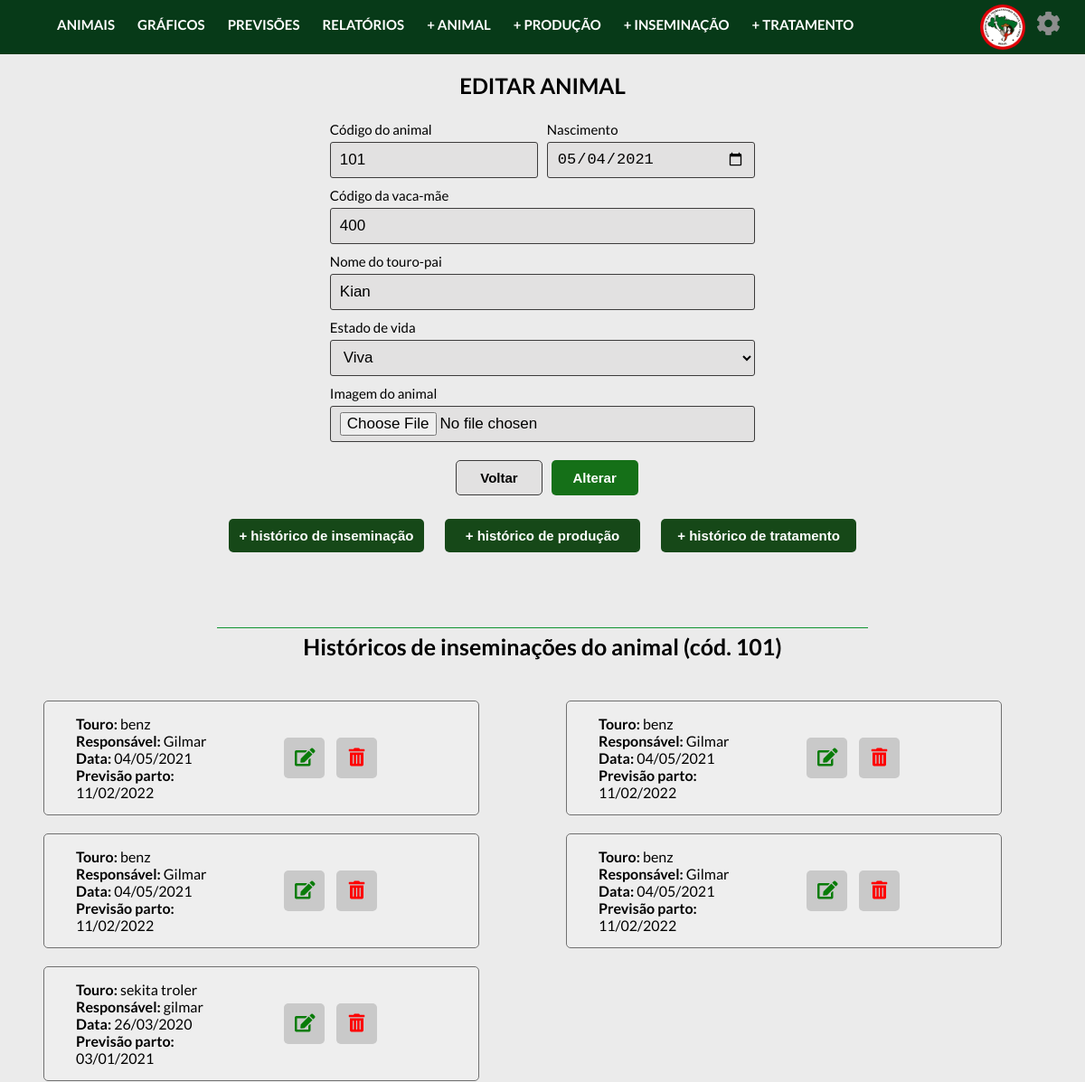
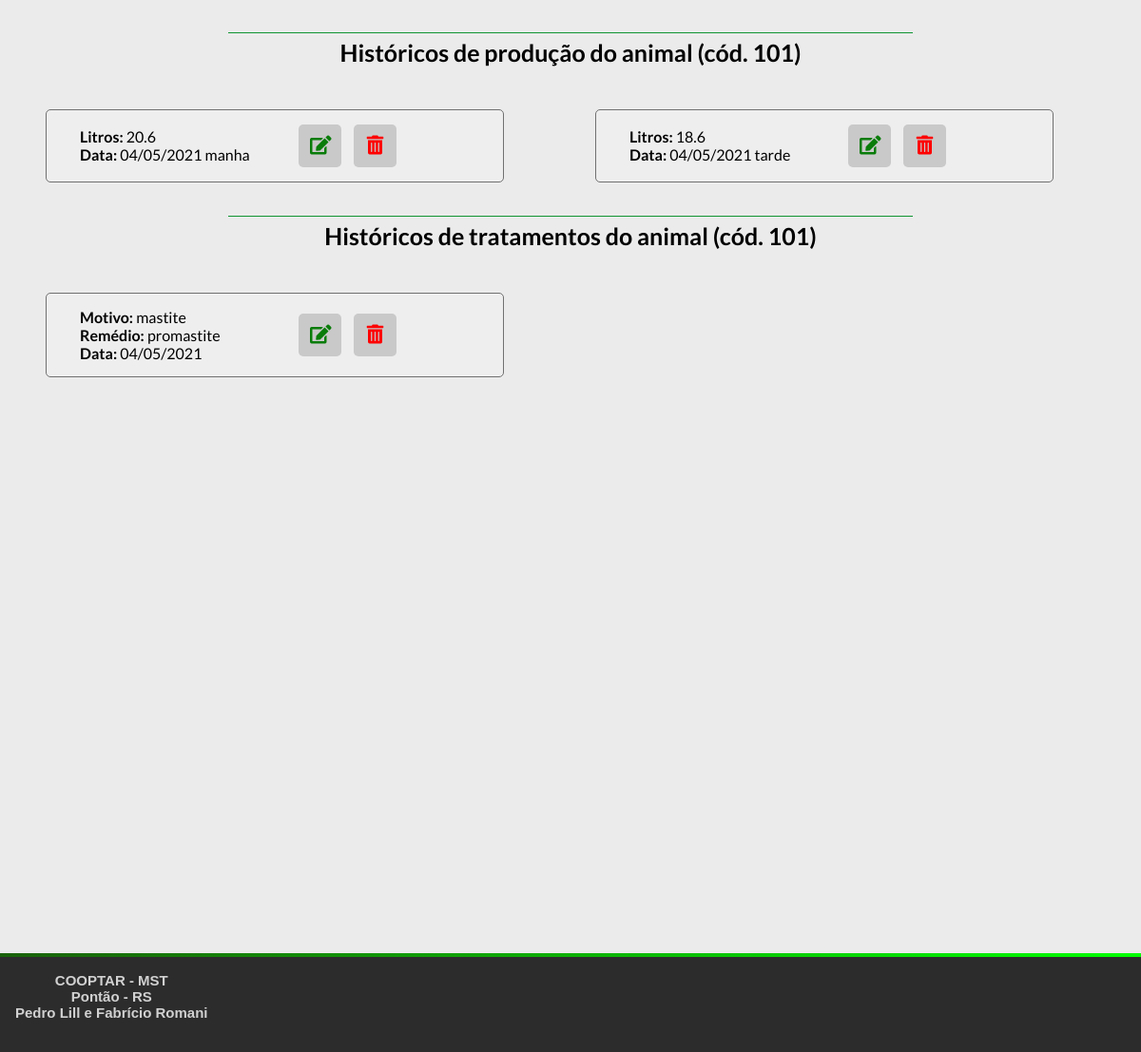
/controller/animalController.php?acao=altera&codAnimal=101, run on the app's committed database (2 pictures, top to bottom).
### tables this page shows
create table animal(
  codAnimal INTEGER NOT NULL,
  dtNascimento DATE NOT NULL,
  codMae INTEGER NOT NULL,
  nomePai VARCHAR(30) NOT NULL,
  estadoVida VARCHAR(10) NOT NULL,
  motivoMorte VARCHAR(30) NULL,
  dataMorte DATE NULL,
  nomeImagem VARCHAR(30) NOT NULL,
  PRIMARY KEY (codAnimal)
);

create table inseminacao(
  codInseminacao INTEGER AUTO_INCREMENT PRIMARY KEY,
  codAnimal INTEGER NOT NULL,
  dtInseminacao DATE NOT NULL,
  dtPrevSecagem DATE NOT NULL,
  dtPrevParto DATE NOT NULL,
  touroInseminador VARCHAR(20) NOT NULL,
  inseminadorResponsavel VARCHAR(40) NOT NULL,
  retorno VARCHAR(10) NOT NULL,
  obs TEXT,
   
  FOREIGN KEY (codAnimal) REFERENCES animal(codAnimal)
);

create table producao(
  codProducao INTEGER AUTO_INCREMENT PRIMARY KEY,
  codAnimal INTEGER NOT NULL,
  dtColeta DATE NOT NULL,
  litros FLOAT NOT NULL,
  periodoDia VARCHAR(8) NOT NULL,
  FOREIGN KEY (codAnimal) REFERENCES animal(codAnimal)
);

create table tratamento(
  codTratamento INTEGER AUTO_INCREMENT PRIMARY KEY,
  codAnimal INTEGER NOT NULL,
  dtTratamento DATE NOT NULL,
  motivoTratamento VARCHAR(100) NOT NULL,
  nomeMedicamento VARCHAR(50) NOT NULL,
  quantidadeMedicamento FLOAT NOT NULL,
  responsavel VARCHAR(30) NOT NULL,
  obs TEXT,
  FOREIGN KEY (codAnimal) REFERENCES animal(codAnimal)
);

### controller/classes/Conexao.php (called while the page is built)
<?php
    class Conexao{
        public static $conexao;
        public static function conecta(){
            if(!isset(self::$conexao)){
                try{
                    self::$conexao = new PDO("mysql:host=localhost; dbname=projetointegrado", "admcooptar", "12345");
                }
                catch(PDOException $e){
                    echo "Erro de conexão: ". $e->getMessage();
                    die();
                }
            }
            return self::$conexao;
        }
    }
?>

### controller/classes/AnimalDAO.php (called while the page is built, shortened)
<?php
    require_once "Conexao.php";
    require_once "Animal.php";
    class AnimalDAO{
        public $conexao;
        public function __construct(){
            $this->conexao = Conexao::conecta();
        }
        public function buscar($codAnimal){
            try{
                $query = $this->conexao->prepare("select * from animal where codAnimal=:c");
                $query->bindParam(":c", $codAnimal, PDO::PARAM_INT);
                $query->execute();
                $registros = $query->fetchAll(PDO::FETCH_CLASS, "Animal");
                return $registros[0];
            }
            catch(PDOException $e){
                echo "Erro no acesso aos dados: ". $e->getMessage();
            }
        }
    }
?>

### controller/classes/Animal.php (called while the page is built, shortened)
<?php
    class Animal{
        private $codAnimal;
        private $dtNascimento;
        private $codMae;
        private $nomePai;
        private $estadoVida;
        private $nomeImagem;
        public function getCodAnimal(){
            return $this->codAnimal;
        }
        public function getDtNascimento(){
            return $this->dtNascimento;
        }
        public function getCodMae(){
            return $this->codMae;
        }
        public function getNomePai(){
            return $this->nomePai;
        }
        public function getEstadoVida(){
            return $this->estadoVida;
        }
        public function getNomeImagem(){
            return $this->nomeImagem;
        }
    }
?>

### controller/classes/InseminacaoDAO.php (called while the page is built, shortened)
<?php
    require_once "Conexao.php";
    require_once "Inseminacao.php";
    class InseminacaoDAO{
        public $conexao;
        public function __construct(){
            $this->conexao = Conexao::conecta();
        }
        public function buscaLista($codAnimal){
            try{
                $query = $this->conexao->prepare("select * from inseminacao where codAnimal = :c");
                $query->bindParam(":c", $codAnimal, PDO::PARAM_INT);
                $query->execute();
                $registros = $query->fetchAll(PDO::FETCH_CLASS, "Inseminacao");
                return $registros;
            }
            catch(PDOException $e){
                echo "Erro no acesso aos dados: ". $e->getMessage();
            }
        }
    }
?>

### controller/classes/Inseminacao.php (called while the page is built, shortened)
<?php
    class Inseminacao{
        private $codInseminacao;
        private $dtInseminacao;
        private $dtPrevParto;
        private $touroInseminador;
        private $inseminadorResponsavel;
        public function getCodInseminacao(){
            return $this->codInseminacao;
        }
        public function getDtInseminacao(){
            return $this->dtInseminacao;
        }
        public function getDtPrevParto(){
            return $this->dtPrevParto;
        }
        public function getTouroInseminador(){
            return $this->touroInseminador;
        }
        public function getInseminadorResponsavel(){
            return $this->inseminadorResponsavel;
        }
    }
?>

### controller/classes/ProducaoDAO.php (called while the page is built, shortened)
<?php
    require_once "Conexao.php";
    require_once "Producao.php";
    class ProducaoDAO{
        public $conexao;
        public function __construct(){
            $this->conexao = Conexao::conecta();
        }
        public function buscaLista($codAnimal){
            try{
                $query = $this->conexao->prepare("select * from producao where codAnimal = :c");
                $query->bindParam(":c", $codAnimal, PDO::PARAM_INT);
                $query->execute();
                $registros = $query->fetchAll(PDO::FETCH_CLASS, "Producao");
                return $registros;
            }
            catch(PDOException $e){
                echo "Erro no acesso aos dados: ". $e->getMessage();
            }
        }
    }
?>

### controller/classes/Producao.php (called while the page is built, shortened)
<?php
    class Producao{
        private $codProducao;
        private $dtColeta;
        private $litros;
        private $periodoDia;
        public function getCodProducao(){
            return $this->codProducao;
        }
        public function getDtColeta(){
            return $this->dtColeta;
        }
        public function getLitros(){
            return $this->litros;
        }
        public function getPeriodoDia(){
            return $this->periodoDia;
        }
    }
?>

### controller/classes/TratamentoDAo.php (called while the page is built, shortened)
<?php
    require_once "Conexao.php";
    require_once "Tratamento.php";
    class TratamentoDAO{
        public $conexao;
        public function __construct(){
            $this->conexao = Conexao::conecta();
        }
        public function buscaLista($codAnimal){
            try{
                $query = $this->conexao->prepare("select * from tratamento where codAnimal = :c");
                $query->bindParam(":c", $codAnimal, PDO::PARAM_INT);
                $query->execute();
                $registros = $query->fetchAll(PDO::FETCH_CLASS, "Tratamento");
                return $registros;
            }
            catch(PDOException $e){
                echo "Erro no acesso aos dados: ". $e->getMessage();
            }
        }
    }
?>

### controller/classes/Tratamento.php (called while the page is built, shortened)
<?php
    class Tratamento{
        private $codTratamento ;
        private $dtTratamento;
        private $motivoTratamento;
        private $nomeMedicamento;
        public function getCodTratamento (){
            return $this->codTratamento ;
        }
        public function getDtTratamento(){
            return $this->dtTratamento;
        }
        public function getMotivoTratamento(){
            return $this->motivoTratamento;
        }
        public function getNomeMedicamento(){
            return $this->nomeMedicamento;
        }
    }
?>

### controller/views/listaInseminacao.php (the view, shortened to what this page needs)
<!DOCTYPE html>
<html lang="pt-br">
<head>
  <link href="../css/style.css" rel="stylesheet">
  <link href="../css/adicionar-animal.css" rel="stylesheet">
  <link href="../css/lista-animais.css" rel="stylesheet">
</head>
<div class="lista_animais">
  <?php
    require_once "../controller/classes/InseminacaoDAO.php";
    $obj = new InseminacaoDAO();
    $lista = $obj->buscaLista($codAnimal);
    ?>
    <h3>Históricos de inseminações do animal (cód. <?=$codAnimal?>)</h3>
    <?php
    if(count($lista) == 0){
    ?>
       <div class="div-nenhum-historico">
        <p>Nenhum histórico de inseminação foi encontrado.</p>
       </div>
    <?php
    }else{
      foreach ($lista as $inseminacao){
    ?>
      <div class="animal-historico">
          <div class="label">
              <div class="animal_descricao">
              <strong>Touro: </strong> <?=$inseminacao->getTouroInseminador()?> <br>
              <strong>Responsável: </strong> <?=$inseminacao->getInseminadorResponsavel()?> <br>
              <strong>Data: </strong> <?=date('d/m/Y', strtotime("+0 days",strtotime($inseminacao->getDtInseminacao())));?> <br>
              <strong>Previsão parto: </strong> <?=date('d/m/Y', strtotime("+0 days",strtotime($inseminacao->getDtPrevParto())));?>
            </div>
            <div>
              <button name="altera" class="button-edit" onclick="window.location.href='inseminacaoController.php?acao=altera&codInseminacao=<?=$inseminacao->getCodInseminacao() ?>'"><i class="fa fa-edit fa-1x"></i></button>
              <button name="exclui" class="button-delete" onclick=""><i class="fa fa-trash-alt fa-1x"></i></button>
            </div>
          </div>
      </div>
    <?php
      }
    }
  ?>
</div>

### controller/views/alteraAnimal.php (shortened to what this page needs)
<main>
  <?php
    $codAnimal = isset($_POST['field_codAnimal']) ? $_POST['field_codAnimal'] : $animal->getCodAnimal();
    $dtNascimento = isset($_POST['field_dtNascimento']) ? $_POST['field_dtNascimento'] : $animal->getDtNascimento();
    $codMae = isset($_POST['field_codMae']) ? $_POST['field_codMae'] : $animal->getCodMae();
    $nomePai = isset($_POST['field_nomePai']) ? $_POST['field_nomePai'] : $animal->getNomePai();
    $estadoVida = isset($_POST['field_estadoVida']) ? $_POST['field_estadoVida'] : $animal->getEstadoVida();
    $nomeImagem = isset($_FILES['field_imagem']['name'])?($_FILES['field_imagem']['name']) : $animal->getNomeImagem();
  ?>
<?php require_once("../includes/header.php");?>
<form action="" class="container-historicos" name="form-inseminacao" method="post" enctype="multipart/form-data">
  <h2>EDITAR ANIMAL</h2>
  <div class="div-metade">
    <label class="label-cadastra" for="id_codAnimal">Código do animal </label>
    <input type="number" name="field_codAnimal" id="id_codAnimal" value="<?=$codAnimal ?>" required>
  </div>
  <div class="div-metade">
    <label class="label-cadastra" for="id_dtNascimento">Nascimento </label>
    <input type="date" name="field_dtNascimento" maxlength="100" id="id_dtNascimento" value="<?=$dtNascimento?>" required>
  </div>
  <div class="div-inteira">
    <label class="label-cadastra" for="id_codMae">Código da vaca-mãe </label>
    <input type="number" name="field_codMae" maxlength="100" id="id_codMae" value="<?=$codMae?>" required>
  </div>
  <div class="div-inteira">
    <label class="label-cadastra" for="id_nomePai">Nome do touro-pai </label>
    <input type="text" name="field_nomePai" maxlength="50" id="id_nomePai" value="<?=$nomePai?>" required>
  </div>
  <div class="div-inteira">
    <label class="label-cadastra" for="id_estadoVida">Estado de vida </label>
    <select name="field_estadoVida" id="id_estadoVida" onChange="estadoVida()" required >
        <option value="Viva" value="<?=$estadoVida?>">Viva</option>
  </select>
  </div>
  <div class="div-inteira">
    <label class="label-cadastra" for="id_nomeImagem">Imagem do animal </label>
    <input type="file" name="field_imagem" id="id_imagem" maxlength="50" id="id_nomeImagem" value="<?=$nomeImagem?>" required>
  </div>
  <button name="adiciona" class="button-form-voltar" type="button" onclick="botaoVoltar('alteraAnimal')">Voltar</button>
  <button name="adiciona" class="button-form-altera" type="submit">Alterar</button>
</form>
<div class="botoes-adiciona">
  <button name="adiciona" class="button-adiciona-historico-altera" onclick="adicionaHistoricoInse(<?=$codAnimal ?>)">+ histórico de inseminação</button>
  <button name="adiciona" class="button-adiciona-historico-altera" onclick="adicionaHistoricoProd(<?=$codAnimal ?>)">+ histórico de produção</button>
  <button name="adiciona" class="button-adiciona-historico-altera" onclick="adicionaHistoricoTrat(<?=$codAnimal ?>)">+ histórico de tratamento</button>
</div>
<br>
<br>
<?php include("listaInseminacao.php");?>
<?php include("listaProducao.php");?>
<?php include("listaTratamento.php");?>
<?php require_once("../includes/footer.php");?>
</main>

### controller/views/listaProducao.php (shortened to what this page needs)
<!DOCTYPE html>
<html lang="pt-br">
<head>
  <link href="../css/style.css" rel="stylesheet">
  <link href="../css/adicionar-animal.css" rel="stylesheet">
  <link href="../css/lista-animais.css" rel="stylesheet">
</head>
<div class="lista_animais">
  <?php
  require_once "../controller/classes/ProducaoDAO.php";
  $obj = new ProducaoDAO();
  $lista = $obj->buscaLista($codAnimal);
  ?>
  <h3>Históricos de produção do animal (cód. <?=$codAnimal?>)</h3>
  <?php
  if(count($lista) == 0){
    ?>
    <div class="div-nenhum-historico">
     <p>Nenhum histórico de produção foi encontrado.</p>
    </div>
   <?php
  }else{
    foreach ($lista as $producao){
  ?>
  <div class="animal-historico">
    <div class="label">
      <div class="animal_descricao">
        <strong>Litros: </strong> <?=$producao->getLitros()?><br>
        <strong>Data: </strong> <?=date('d/m/Y', strtotime("+0 days",strtotime($producao->getDtColeta())));?> <?=  $producao->getPeriodoDia()?>
      </div>
      <div>
        <button name="altera" class="button-edit" onclick="window.location.href='producaoController.php?acao=altera&codProducao=<?=$producao->getCodProducao() ?>'"><i class="fa fa-edit fa-1x"></i></button>
        <button name="exclui" class="button-delete" onclick=""><i class="fa fa-trash-alt fa-1x"></i></button>
      </div>
    </div>
  </div>
  <?php
      }
    }
  ?>
</div>

### controller/views/listaTratamento.php (shortened to what this page needs)
<!DOCTYPE html>
<html lang="pt-br">
<head>
  <link href="../css/style.css" rel="stylesheet">
  <link href="../css/adicionar-animal.css" rel="stylesheet">
  <link href="../css/lista-animais.css" rel="stylesheet">
</head>
<div class="lista_animais">
  <?php
  require_once "../controller/classes/TratamentoDAO.php";
  $obj = new TratamentoDAO();
  $lista = $obj->buscaLista($codAnimal);
  ?>
  <h3>Históricos de tratamentos do animal (cód. <?=$codAnimal?>)</h3>
  <?php
  if(count($lista) == 0){
    ?>
    <div class="div-nenhum-historico">
     <p>Nenhum histórico de tratamento foi encontrado.</p>
    </div>
   <?php
  }else{
      foreach ($lista as $tratamento){
  ?>
    <div class="animal-historico">
      <div class="label">
        <div class="animal_descricao">
        <strong>Motivo:  </strong> <?=$tratamento->getMotivoTratamento()?> <br>
        <strong>Remédio:  </strong> <?=$tratamento->getNomeMedicamento()?> <br>
        <strong>Data:  </strong> <?=date('d/m/Y', strtotime("+0 days",strtotime($tratamento->getDtTratamento())));?> <br>
        </div>
        <div>
          <button name="altera" class="button-edit" onclick="window.location.href='tratamentoController.php?acao=altera&codTratamento=<?=$tratamento->getCodTratamento() ?>'"><i class="fa fa-edit fa-1x"></i></button>
          <button name="exclui" class="button-delete" onclick=""><i class="fa fa-trash-alt fa-1x"></i></button>
        </div>
      </div>
    </div>
  <?php
      }
    }
  ?>
</div>

### data on the page
animal: field_codAnimal "101", field_dtNascimento "05/04/2021", field_codMae "400", field_nomePai "Kian", codAnimal "101"
inseminacao: touroInseminador "benz", inseminadorResponsavel "Gilmar", dtInseminacao "04/05/2021", dtPrevParto "11/02/2022"
inseminacao: touroInseminador "benz", inseminadorResponsavel "Gilmar", dtInseminacao "04/05/2021", dtPrevParto "11/02/2022"
inseminacao: touroInseminador "benz", inseminadorResponsavel "Gilmar", dtInseminacao "04/05/2021", dtPrevParto "11/02/2022"
inseminacao: touroInseminador "benz", inseminadorResponsavel "Gilmar", dtInseminacao "04/05/2021", dtPrevParto "11/02/2022"
inseminacao: touroInseminador "sekita troler", inseminadorResponsavel "gilmar", dtInseminacao "26/03/2020", dtPrevParto "03/01/2021"
producao: litros "20.6", dtColeta "04/05/2021", periodoDia "manha"
producao: litros "18.6", dtColeta "04/05/2021", periodoDia "tarde"
tratamento: motivoTratamento "mastite", nomeMedicamento "promastite", dtTratamento "04/05/2021"
